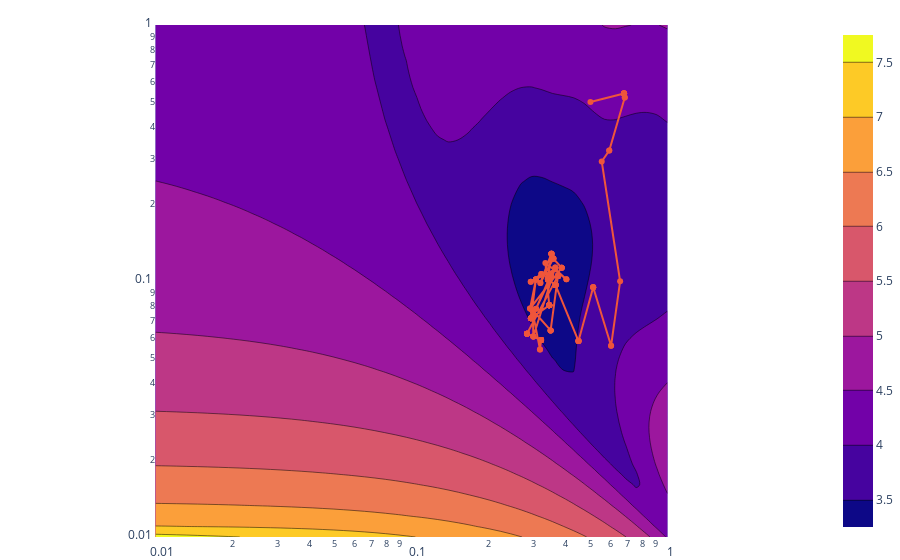

The notebook cell this image was saved under:
### Code cell
np.random.seed(0)
g = InferSIR()
g.fit_beta_gamma_mcmc(city, sample, Bin)
print(g)
